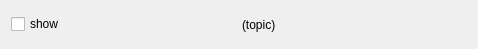
<?xml version="1.0" encoding="UTF-8"?>
<ui version="4.0">
 <class>Markers</class>
 <widget class="QWidget" name="Markers">
  <property name="geometry">
   <rect>
    <x>0</x>
    <y>0</y>
    <width>478</width>
    <height>49</height>
   </rect>
  </property>
  <property name="windowTitle">
   <string>Markers</string>
  </property>
  <layout class="QHBoxLayout" name="horizontalLayout">
   <item>
    <widget class="QCheckBox" name="displayCheckBox">
     <property name="text">
      <string>show</string>
     </property>
    </widget>
   </item>
   <item>
    <widget class="QLabel" name="topicLabel">
     <property name="text">
      <string>(topic)</string>
     </property>
    </widget>
   </item>
  </layout>
 </widget>
 <resources/>
 <connections/>
</ui>
